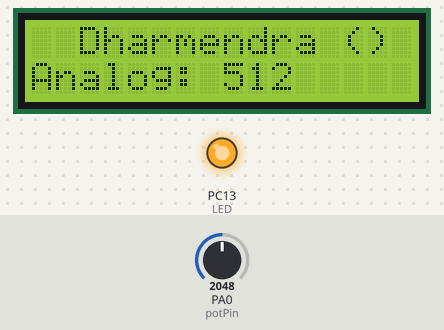
This sketch was run on a simulated STM32 Blue Pill. Parts: 16×2 character LCD, output pins drawn as LEDs (lit = HIGH). Dashed ring = blinking. The test bench sets the inputs (shaded band); at power-on: PA0 (potPin) = 2048.

Above: at 1.2 s.
1.3 s: PA0 (potPin) set to 491
At 2.35 s:
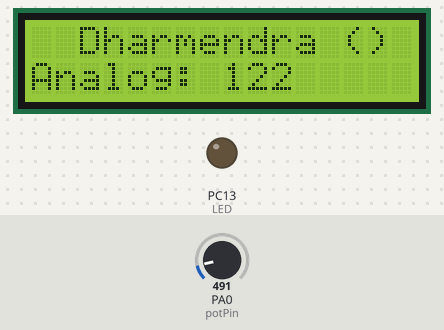
3.6 s: PA0 (potPin) set to 0
At 4.8 s:
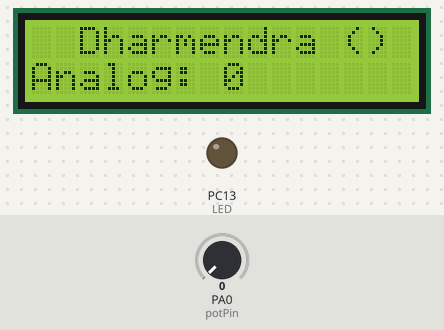
5.2 s: PA0 (potPin) set to 1228
At 5.99 s:
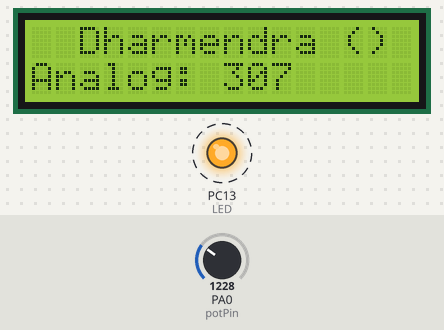
Timing chart, 0 to 15.2 s (numbered marks = the images above; inputs shaded):
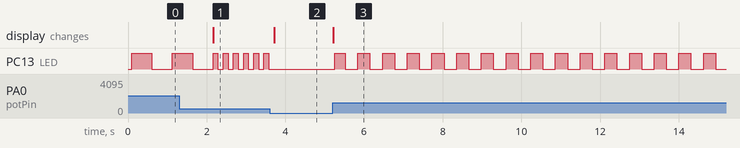

Measured:
- after the input at 1.3 s, the display: changes after 0.87 s (image 1)
- after the input at 3.6 s, PC13 (LED): stops changing and stays LOW; the display: changes after 0.12 s (image 2)
- after the input at 5.2 s, PC13 (LED): alternates HIGH for 0.31 s and LOW for 0.32 s, starting after 0.05 s; the display: changes at once (image 3)
- by itself, PC13 (LED): repeats every 0.26 s: HIGH 0.12 s, LOW 0.14 s

The sketch:

ADC_STM32.ino
```cpp
/*
 *  Author:dharmendra Kumar Yadav

 */
#include<Wire.h>
#include<LiquidCrystal_I2C.h>
LiquidCrystal_I2C lcd(0x27,16,2);
int potPin = PA0;
int potValue = 0;
int LED = PC13;


void setup() {

  pinMode(LED, OUTPUT);
  pinMode(potPin, INPUT_ANALOG);
  lcd.init();
  lcd.backlight();
  lcd.setCursor(2,0);
  lcd.print("Dharmendra ()");


}

void loop() {
  potValue = analogRead(potPin);
  potValue = map(potValue, 0 , 4095, 0 , 1024);
  lcd.setCursor(0,1);
  lcd.print("Analog: ");
  lcd.print(potValue);
  lcd.print("   ");
  digitalWrite(LED, HIGH);
  delay(potValue);
  digitalWrite(LED, LOW);
  delay(potValue);

}
```
